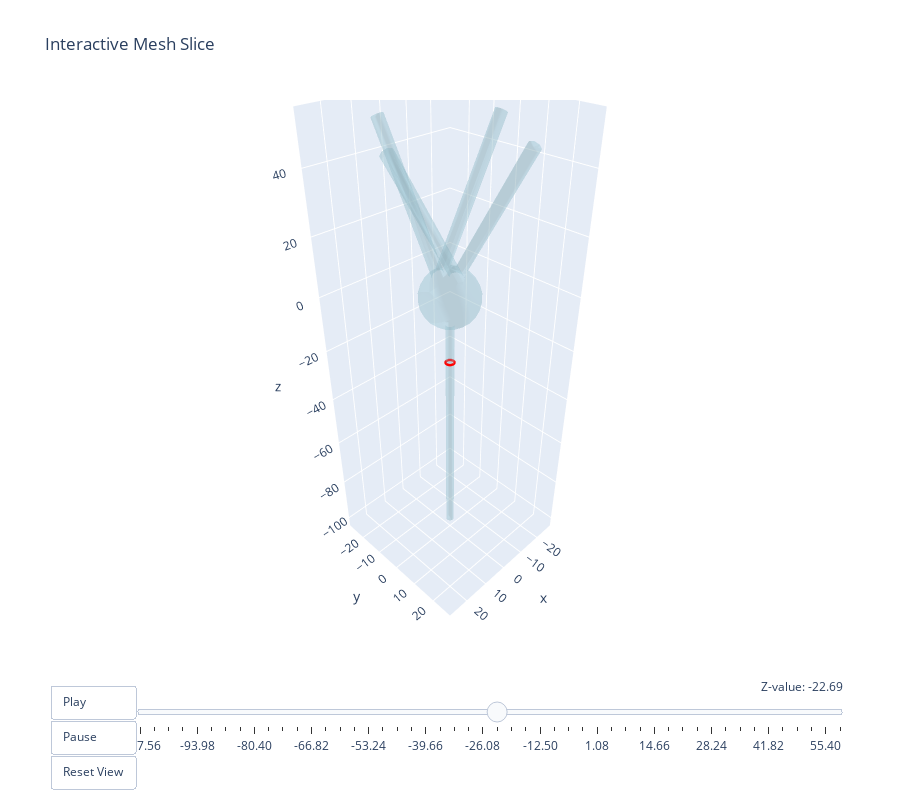

The notebook cell this image was saved under:
### Markdown cell above
## Interactive Cross-Sections

### Code cell
neuron.visualize_mesh_slice_interactive()

### Figure 1 — Plotly figure (JSON) as saved in the notebook; plotly's stock layout.template omitted (floating-point values rounded to 4 significant figures; data arrays with more than 128 entries replaced by an {"elided": "..."} marker saying what was removed)
{"data": [{"color": "lightblue", "i": {"elided": "670 int values"}, "j": {"elided": "670 int values"}, "k": {"elided": "670 int values"}, "name": "Mesh", "opacity": 0.3, "type": "mesh3d", "x": {"elided": "337 float values"}, "y": {"elided": "337 float values"}, "z": {"elided": "337 float values"}}, {"line": {"color": "red", "width": 5}, "mode": "lines", "name": "Slice at z=-24.39", "type": "scatter3d", "x": [-2.755e-16, 0.06152, 0.1829, 0.75, 0.7948, 0.8839, 1.272, 1.299, 1.315, 1.348, 1.5, 1.484, 1.451, 1.299, 1.21, 1.183, 1.165, 0.75, 0.6887, 0.5671, 9.185e-17, -0.06152, -0.1829, -0.75, -0.7948, -0.8839, -1.272, -1.299, -1.315, -1.348, -1.5, -1.484, -1.451, -1.299, -1.21, -1.183, -1.165, -0.75, -0.6887, -0.5671, -2.755e-16, null], "y": [-1.5, -1.484, -1.451, -1.299, -1.254, -1.165, -0.7774, -0.75, -0.6887, -0.5671, 0, 0.06109, 0.1829, 0.75, 0.839, 0.8663, 0.8839, 1.299, 1.315, 1.348, 1.5, 1.484, 1.451, 1.299, 1.254, 1.165, 0.7774, 0.75, 0.6887, 0.5671, 1.837e-16, -0.06109, -0.1829, -0.75, -0.839, -0.8663, -0.8839, -1.299, -1.315, -1.348, -1.5, null], "z": [-24.39, -24.39, -24.39, -24.39, -24.39, -24.39, -24.39, -24.39, -24.39, -24.39, -24.39, -24.39, -24.39, -24.39, -24.39, -24.39, -24.39, -24.39, -24.39, -24.39, -24.39, -24.39, -24.39, -24.39, -24.39, -24.39, -24.39, -24.39, -24.39, -24.39, -24.39, -24.39, -24.39, -24.39, -24.39, -24.39, -24.39, -24.39, -24.39, -24.39, -24.39, null]}], "layout": {"height": 800, "margin": {"b": 100, "l": 50, "r": 50, "t": 100}, "scene": {"aspectmode": "data", "camera": {"eye": {"x": 1.5, "y": 1.5, "z": 1.5}}}, "sliders": [{"active": 25, "currentvalue": {"prefix": "Z-value: ", "visible": true, "xanchor": "right"}, "len": 0.9, "pad": {"b": 10, "t": 50}, "steps": [{"args": [["frame_0"], {"frame": {"duration": 0, "redraw": true}, "mode": "immediate"}], "label": "-107.56", "method": "animate"}, {"args": [["frame_1"], {"frame": {"duration": 0, "redraw": true}, "mode": "immediate"}], "label": "-104.17", "method": "animate"}, {"args": [["frame_2"], {"frame": {"duration": 0, "redraw": true}, "mode": "immediate"}], "label": "-100.77", "method": "animate"}, {"args": [["frame_3"], {"frame": {"duration": 0, "redraw": true}, "mode": "immediate"}], "label": "-97.38", "method": "animate"}, {"args": [["frame_4"], {"frame": {"duration": 0, "redraw": true}, "mode": "immediate"}], "label": "-93.98", "method": "animate"}, {"args": [["frame_5"], {"frame": {"duration": 0, "redraw": true}, "mode": "immediate"}], "label": "-90.59", "method": "animate"}, {"args": [["frame_6"], {"frame": {"duration": 0, "redraw": true}, "mode": "immediate"}], "label": "-87.19", "method": "animate"}, {"args": [["frame_7"], {"frame": {"duration": 0, "redraw": true}, "mode": "immediate"}], "label": "-83.80", "method": "animate"}, {"args": [["frame_8"], {"frame": {"duration": 0, "redraw": true}, "mode": "immediate"}], "label": "-80.40", "method": "animate"}, {"args": [["frame_9"], {"frame": {"duration": 0, "redraw": true}, "mode": "immediate"}], "label": "-77.01", "method": "animate"}, {"args": [["frame_10"], {"frame": {"duration": 0, "redraw": true}, "mode": "immediate"}], "label": "-73.61", "method": "animate"}, {"args": [["frame_11"], {"frame": {"duration": 0, "redraw": true}, "mode": "immediate"}], "label": "-70.22", "method": "animate"}, {"args": [["frame_12"], {"frame": {"duration": 0, "redraw": true}, "mode": "immediate"}], "label": "-66.82", "method": "animate"}, {"args": [["frame_13"], {"frame": {"duration": 0, "redraw": true}, "mode": "immediate"}], "label": "-63.43", "method": "animate"}, {"args": [["frame_14"], {"frame": {"duration": 0, "redraw": true}, "mode": "immediate"}], "label": "-60.03", "method": "animate"}, {"args": [["frame_15"], {"frame": {"duration": 0, "redraw": true}, "mode": "immediate"}], "label": "-56.64", "method": "animate"}, {"args": [["frame_16"], {"frame": {"duration": 0, "redraw": true}, "mode": "immediate"}], "label": "-53.24", "method": "animate"}, {"args": [["frame_17"], {"frame": {"duration": 0, "redraw": true}, "mode": "immediate"}], "label": "-49.85", "method": "animate"}, {"args": [["frame_18"], {"frame": {"duration": 0, "redraw": true}, "mode": "immediate"}], "label": "-46.45", "method": "animate"}, {"args": [["frame_19"], {"frame": {"duration": 0, "redraw": true}, "mode": "immediate"}], "label": "-43.06", "method": "animate"}, {"args": [["frame_20"], {"frame": {"duration": 0, "redraw": true}, "mode": "immediate"}], "label": "-39.66", "method": "animate"}, {"args": [["frame_21"], {"frame": {"duration": 0, "redraw": true}, "mode": "immediate"}], "label": "-36.27", "method": "animate"}, {"args": [["frame_22"], {"frame": {"duration": 0, "redraw": true}, "mode": "immediate"}], "label": "-32.87", "method": "animate"}, {"args": [["frame_23"], {"frame": {"duration": 0, "redraw": true}, "mode": "immediate"}], "label": "-29.48", "method": "animate"}, {"args": [["frame_24"], {"frame": {"duration": 0, "redraw": true}, "mode": "immediate"}], "label": "-26.08", "method": "animate"}, {"args": [["frame_25"], {"frame": {"duration": 0, "redraw": true}, "mode": "immediate"}], "label": "-22.69", "method": "animate"}, {"args": [["frame_26"], {"frame": {"duration": 0, "redraw": true}, "mode": "immediate"}], "label": "-19.29", "method": "animate"}, {"args": [["frame_27"], {"frame": {"duration": 0, "redraw": true}, "mode": "immediate"}], "label": "-15.90", "method": "animate"}, {"args": [["frame_28"], {"frame": {"duration": 0, "redraw": true}, "mode": "immediate"}], "label": "-12.50", "method": "animate"}, {"args": [["frame_29"], {"frame": {"duration": 0, "redraw": true}, "mode": "immediate"}], "label": "-9.11", "method": "animate"}, {"args": [["frame_30"], {"frame": {"duration": 0, "redraw": true}, "mode": "immediate"}], "label": "-5.71", "method": "animate"}, {"args": [["frame_31"], {"frame": {"duration": 0, "redraw": true}, "mode": "immediate"}], "label": "-2.32", "method": "animate"}, {"args": [["frame_32"], {"frame": {"duration": 0, "redraw": true}, "mode": "immediate"}], "label": "1.08", "method": "animate"}, {"args": [["frame_33"], {"frame": {"duration": 0, "redraw": true}, "mode": "immediate"}], "label": "4.47", "method": "animate"}, {"args": [["frame_34"], {"frame": {"duration": 0, "redraw": true}, "mode": "immediate"}], "label": "7.87", "method": "animate"}, {"args": [["frame_35"], {"frame": {"duration": 0, "redraw": true}, "mode": "immediate"}], "label": "11.26", "method": "animate"}, {"args": [["frame_36"], {"frame": {"duration": 0, "redraw": true}, "mode": "immediate"}], "label": "14.66", "method": "animate"}, {"args": [["frame_37"], {"frame": {"duration": 0, "redraw": true}, "mode": "immediate"}], "label": "18.05", "method": "animate"}, {"args": [["frame_38"], {"frame": {"duration": 0, "redraw": true}, "mode": "immediate"}], "label": "21.45", "method": "animate"}, {"args": [["frame_39"], {"frame": {"duration": 0, "redraw": true}, "mode": "immediate"}], "label": "24.84", "method": "animate"}, {"args": [["frame_40"], {"frame": {"duration": 0, "redraw": true}, "mode": "immediate"}], "label": "28.24", "method": "animate"}, {"args": [["frame_41"], {"frame": {"duration": 0, "redraw": true}, "mode": "immediate"}], "label": "31.63", "method": "animate"}, {"args": [["frame_42"], {"frame": {"duration": 0, "redraw": true}, "mode": "immediate"}], "label": "35.03", "method": "animate"}, {"args": [["frame_43"], {"frame": {"duration": 0, "redraw": true}, "mode": "immediate"}], "label": "38.42", "method": "animate"}, {"args": [["frame_44"], {"frame": {"duration": 0, "redraw": true}, "mode": "immediate"}], "label": "41.82", "method": "animate"}, {"args": [["frame_45"], {"frame": {"duration": 0, "redraw": true}, "mode": "immediate"}], "label": "45.21", "method": "animate"}, {"args": [["frame_46"], {"frame": {"duration": 0, "redraw": true}, "mode": "immediate"}], "label": "48.61", "method": "animate"}, {"args": [["frame_47"], {"frame": {"duration": 0, "redraw": true}, "mode": "immediate"}], "label": "52.00", "method": "animate"}, {"args": [["frame_48"], {"frame": {"duration": 0, "redraw": true}, "mode": "immediate"}], "label": "55.40", "method": "animate"}, {"args": [["frame_49"], {"frame": {"duration": 0, "redraw": true}, "mode": "immediate"}], "label": "58.79", "method": "animate"}], "x": 0.1, "y": 0}], "title": {"text": "Interactive Mesh Slice"}, "updatemenus": [{"buttons": [{"args": [null, {"frame": {"duration": 200, "redraw": true}, "fromcurrent": true}], "label": "Play", "method": "animate"}, {"args": [[null], {"frame": {"duration": 0, "redraw": false}, "mode": "immediate"}], "label": "Pause", "method": "animate"}, {"args": [{"scene.camera.eye": {"x": 1.5, "y": 1.5, "z": 1.5}}], "label": "Reset View", "method": "relayout"}], "pad": {"r": 10, "t": 60}, "showactive": false, "type": "buttons", "x": 0, "xanchor": "left", "y": 0, "yanchor": "top"}]}}
